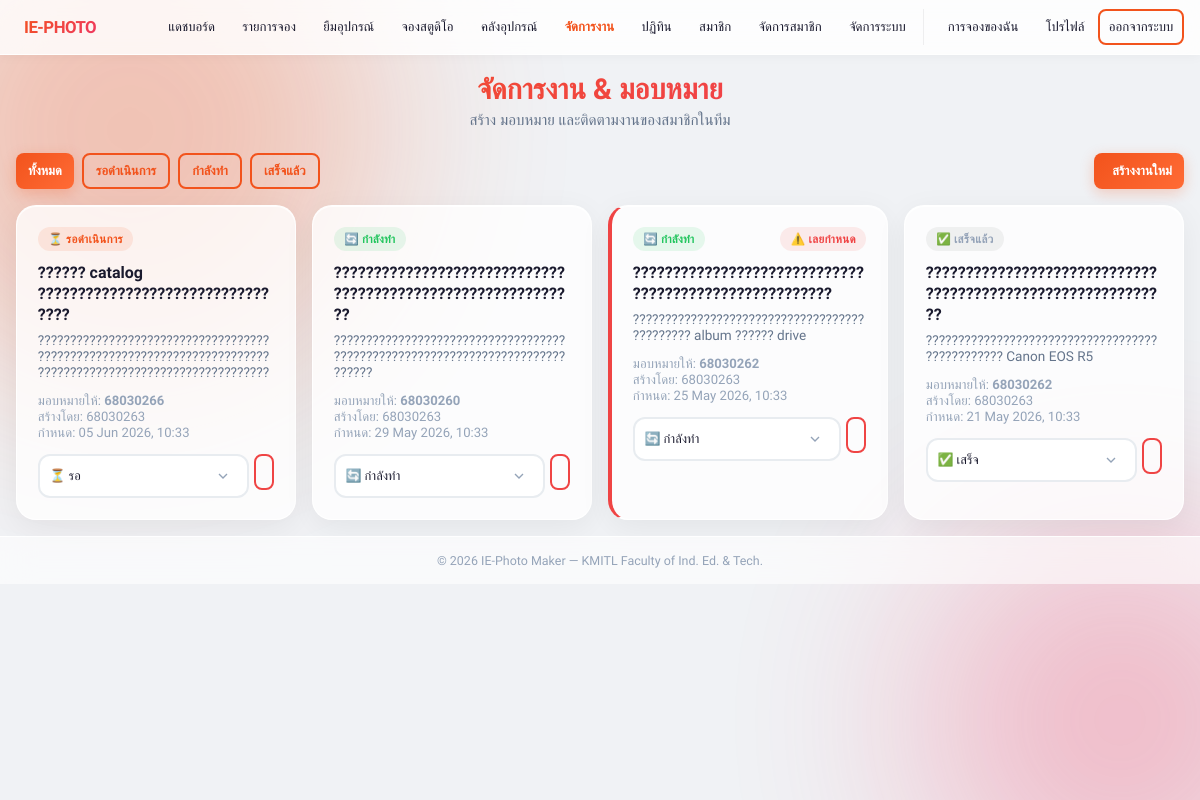
Screenshot of /admin/tasks.php (signed in) with the database file from the repository.
### tables this page shows
CREATE TABLE `tasks` (
  `id` int(11) NOT NULL AUTO_INCREMENT,
  `title` varchar(255) NOT NULL,
  `description` text DEFAULT NULL,
  `assigned_by` int(11) NOT NULL,
  `assigned_to` int(11) NOT NULL,
  `booking_id` int(11) DEFAULT NULL,
  `status` enum('pending','in_progress','completed','cancelled') DEFAULT 'pending',
  `due_date` datetime DEFAULT NULL,
  `created_at` timestamp NOT NULL DEFAULT current_timestamp(),
  PRIMARY KEY (`id`),
  KEY `assigned_by` (`assigned_by`),
  KEY `assigned_to` (`assigned_to`),
  CONSTRAINT `tasks_ibfk_1` FOREIGN KEY (`assigned_by`) REFERENCES `users` (`id`),
  CONSTRAINT `tasks_ibfk_2` FOREIGN KEY (`assigned_to`) REFERENCES `users` (`id`)
);

CREATE TABLE `users` (
  `id` int(11) NOT NULL AUTO_INCREMENT,
  `student_id` varchar(8) DEFAULT NULL,
  `first_name` varchar(50) DEFAULT NULL,
  `last_name` varchar(50) DEFAULT NULL,
  `email` varchar(100) NOT NULL,
  `password` varchar(255) NOT NULL,
  `phone` varchar(15) DEFAULT NULL,
  `role` enum('admin','member','guest') NOT NULL DEFAULT 'member',
  `profile_image` varchar(255) DEFAULT 'default.png',
  `contact_status` enum('available','busy','offline') NOT NULL DEFAULT 'offline',
  `profile_completed` tinyint(1) NOT NULL DEFAULT 0,
  `created_at` timestamp NOT NULL DEFAULT current_timestamp(),
  `email_verified` tinyint(1) NOT NULL DEFAULT 0,
  `email_verify_token` varchar(64) DEFAULT NULL,
  `email_verify_sent_at` datetime DEFAULT NULL,
  PRIMARY KEY (`id`),
  UNIQUE KEY `email` (`email`),
  UNIQUE KEY `student_id` (`student_id`)
);

### admin/tasks.php (the view, shortened to what this page needs)
<?php
require_once __DIR__ . '/../config/database.php';
try {
    $pdo->query("SELECT 1 FROM tasks LIMIT 1");
} catch (Exception $e) {
    $tableExists = false;
}
$filter = $_GET['filter'] ?? 'all';
$where = '';
$tasks = $pdo->query("
    SELECT t.*, a.student_id as assignee_name, c.student_id as creator_name
    FROM tasks t
    LEFT JOIN users a ON t.assigned_to = a.id
    LEFT JOIN users c ON t.assigned_by = c.id
    {$where}
    ORDER BY t.created_at DESC
")->fetchAll();
require_once __DIR__ . '/../includes/header.php';
?>
<div class="page-header">
    <h2>จัดการงาน & มอบหมาย</h2>
    <p>สร้าง มอบหมาย และติดตามงานของสมาชิกในทีม</p>
</div>
<div class="flex-between" style="margin-bottom:1rem;">
    <div class="filter-bar">
        <a href="tasks.php" class="btn <?php echo $filter==='all'?'btn-primary':'btn-outline'; ?> btn-sm">ทั้งหมด</a>
        <a href="tasks.php?filter=pending" class="btn <?php echo $filter==='pending'?'btn-primary':'btn-outline'; ?> btn-sm">รอดำเนินการ</a>
        <a href="tasks.php?filter=in_progress" class="btn <?php echo $filter==='in_progress'?'btn-primary':'btn-outline'; ?> btn-sm">กำลังทำ</a>
        <a href="tasks.php?filter=completed" class="btn <?php echo $filter==='completed'?'btn-primary':'btn-outline'; ?> btn-sm">เสร็จแล้ว</a>
    </div>
    <button class="btn btn-primary btn-sm" onclick="document.getElementById('createForm').style.display=document.getElementById('createForm').style.display==='none'?'block':'none'">
        <i class="ph-bold ph-plus"></i> สร้างงานใหม่
    </button>
</div>
<?php if(empty($tasks)):?>
    <div class="glass-card empty-state"><i class="ph ph-kanban"></i><p class="text-muted">ยังไม่มีงานในระบบ</p></div>
<?php else:?>
    <div class="tasks-grid">
    <?php foreach($tasks as $t):?>
        <?php
            $sLabel='รอดำเนินการ';$sBadge='badge-pending';$sIcon='⏳';
            if($t['status']==='in_progress'){$sLabel='กำลังทำ';$sBadge='badge-approved';$sIcon='🔄';}
            if($t['status']==='completed'){$sLabel='เสร็จแล้ว';$sBadge='badge-returned';$sIcon='✅';}
            $isOverdue = $t['due_date'] && strtotime($t['due_date']) < time() && $t['status'] !== 'completed';
        ?>
        <div class="glass-card animate-in" style="padding:1.3rem;<?php echo $isOverdue?'border-left:4px solid var(--danger);':'';?>">
            <div class="flex-between" style="margin-bottom:.8rem;">
                <span class="badge <?php echo $sBadge;?>"><?php echo $sIcon.' '.$sLabel;?></span>
                <?php if($isOverdue):?><span class="badge badge-rejected">⚠️ เลยกำหนด</span><?php endif;?>
            </div>
            <h4 style="font-size:1rem;margin-bottom:.4rem;"><?php echo htmlspecialchars($t['title']);?></h4>
            <?php if($t['description']):?><p style="font-size:.85rem;color:var(--text-secondary);margin-bottom:.8rem;"><?php echo htmlspecialchars($t['description']);?></p><?php endif;?>
            <div style="font-size:.82rem;color:var(--text-muted);margin-bottom:.8rem;">
                <div><i class="ph ph-user-focus"></i> มอบหมายให้: <strong><?php echo htmlspecialchars($t['assignee_name']);?></strong></div>
                <div><i class="ph ph-user"></i> สร้างโดย: <?php echo htmlspecialchars($t['creator_name']);?></div>
                <?php if($t['due_date']):?><div><i class="ph ph-calendar"></i> กำหนด: <?php echo date('d M Y, H:i',strtotime($t['due_date']));?></div><?php endif;?>
            </div>
            <div style="display:flex;gap:.3rem;flex-wrap:wrap;">
                <form method="POST" style="display:flex;gap:.3rem;align-items:center;flex:1;">
                    <select name="status" class="form-control" style="font-size:.8rem;padding:.35rem .6rem;" onchange="this.form.submit()">
                        <option value="pending" <?php echo $t['status']==='pending'?'selected':'';?>>⏳ รอ</option>
                        <option value="in_progress" <?php echo $t['status']==='in_progress'?'selected':'';?>>🔄 กำลังทำ</option>
                        <option value="completed" <?php echo $t['status']==='completed'?'selected':'';?>>✅ เสร็จ</option>
                    </select>
                </form>
                <form method="POST" onsubmit="return confirm('ลบงานนี้?')"><input type="hidden" name="task_id" value="<?php echo $t['id'];?>">
                    <button name="delete_task" value="1" class="btn btn-outline btn-sm" style="color:var(--danger);border-color:var(--danger);padding:.35rem .5rem;"><i class="ph-bold ph-trash"></i></button></form>
            </div>
        </div>
    <?php endforeach;?>
    </div>
<?php endif;?>
<?php require_once __DIR__ . '/../includes/footer.php'; ?>

### rows the page displays
tasks: sIcon "⏳", sLabel "รอดำเนินการ", title "?????? catalog ?????????????????????????????????", description "????????????????????????????????????????????????????????????????????????????????????????????????????????????", assigned_to.student_id "68030266", assigned_by.student_id "68030263", due_date "05 Jun 2026, 10:33", status "⏳ รอ"
tasks: status "🔄", status "กำลังทำ", title "????????????????????????????????????????????????????????????", description "??????????????????????????????????????????????????????????????????????????????", assigned_to.student_id "68030260", assigned_by.student_id "68030263", due_date "29 May 2026, 10:33", status "🔄 กำลังทำ"
tasks: status "🔄", status "กำลังทำ", shows "⚠️ เลยกำหนด", title "??????????????????????????????????????????????????????", description "????????????????????????????????????????????? album ?????? drive", assigned_to.student_id "68030262", assigned_by.student_id "68030263", due_date "25 May 2026, 10:33", status "🔄 กำลังทำ"
tasks: status "✅", status "เสร็จแล้ว", title "????????????????????????????????????????????????????????????", description "???????????????????????????????????????????????? Canon EOS R5", assigned_to.student_id "68030262", assigned_by.student_id "68030263", due_date "21 May 2026, 10:33", status "✅ เสร็จ"
